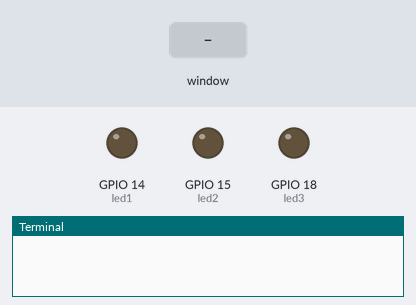
The program below on a simulated Raspberry Pi (BCM pin numbers). Parts: output pins drawn as LEDs (lit = HIGH), the last lines printed to the terminal. Inputs (shaded band) come from the test bench. The desktop window is not drawn, its controls go by their first labels and the mouse button is held 0.15 s.

Above: at 1.2 s.
1.3 s: control labelled "RED" in the window clicked
At 2.3 s:
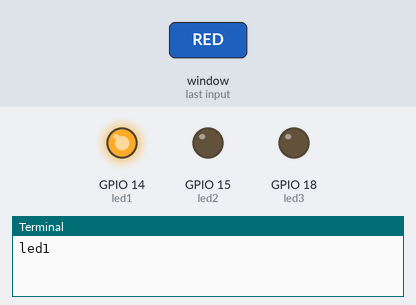
2.8 s: control labelled "GREEN" in the window clicked
At 3.5 s:
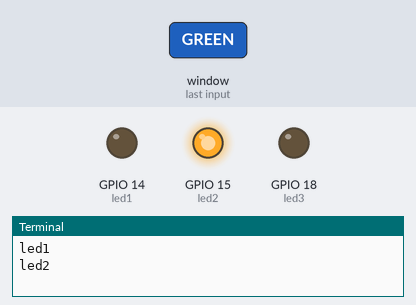
4.3 s: control labelled "BLUE" in the window clicked
At 4.6 s:
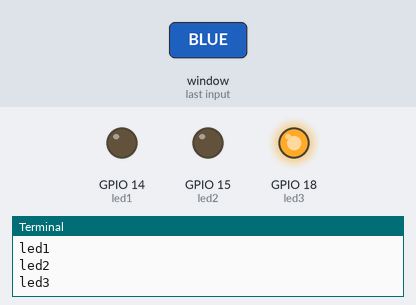
Timing chart, 0 to 7.3 s (numbered marks = the images above; inputs shaded):
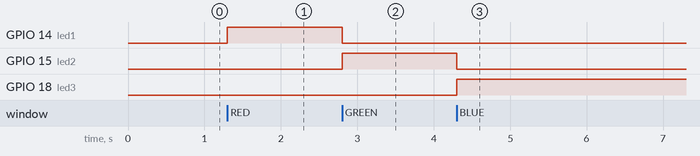

Measured:
- after the input at 1.3 s, GPIO 14 (led1): LOW → HIGH at once
- after the input at 2.8 s, GPIO 14 (led1): HIGH → LOW at once; GPIO 15 (led2): LOW → HIGH at once
- after the input at 4.3 s, GPIO 15 (led2): HIGH → LOW at once; GPIO 18 (led3): LOW → HIGH at once

The program:

gui.py
```python
#Libraries
from tkinter import *
import tkinter.font
import RPi.GPIO as GPIO
from gpiozero import LED

#Initializing the GPIO pins
GPIO.setmode(GPIO.BCM)
led1 = LED(14)
led2 = LED(15)
led3 = LED(18)

#Creating an instance of tkinter
master = Tk()

#Initial setup of the window
master.title("MENU")
myFont = tkinter.font.Font(family = 'Arial' , size = 12, weight = "bold")
master.eval('tk::PlaceWindow . center')

#Restricting the size of the window
master.minsize(600,300)
master.maxsize(600,300)

v = StringVar()

#Creating the functions for the functionality behind the radio buttons
def ledBlink1():
    if led1.is_lit:
        led1.off()
    else:
        led1.on()
        led2.off()
        led3.off()
    print("led1")
    myLabel.config(text = v.get())

def ledBlink2():
    if led2.is_lit:
        led2.off()
    else:
        led1.off()
        led2.on()
        led3.off()
    print("led2")
    myLabel.config(text = v.get())

def ledBlink3():
    if led3.is_lit:
        led3.off()
    else:
        led1.off()
        led2.off()
        led3.on()
    print("led3")
    myLabel.config(text = v.get())

#A function to quit
def close():
    GPIO.cleanup()
    master.destroy()
    print("cleanup")

#Widgets
Label(master, text = "** CHOOSE A LED **", font = myFont, padx = 14).pack()
Radiobutton(master, text = "RED", font = myFont, command = ledBlink1, bg="red", bd = 3, variable = v, value = "LED: Red", cursor = "dot").pack(fill=X, ipady = 10, pady = 5)
Radiobutton(master, text = "GREEN",font = myFont, command = ledBlink2, bg="green", bd = 3, variable = v, value = "LED: Green", cursor = "dot").pack(fill=X, ipady = 10, pady = 5)
Radiobutton(master, text = "BLUE", font = myFont, command = ledBlink3, bg="blue", bd = 3, variable = v, value = "LED: Blue", cursor = "dot").pack(fill=X, ipady = 10, pady = 5)
myLabel = Label(master, text = "LED: NONE", font = myFont)
myLabel.pack(pady = 10)
Button(master, text = 'QUIT', font = myFont, command = close, bg = 'purple', height = 2, width = 15, cursor = "target").pack(anchor = NE, pady = 5, padx = 20)

#Enabling cross protocol to do the same function as the quit button
master.protocol("WM_DELETE_WINDOW", close)

#So as to put the window's functionality in a loop
master.mainloop()
```
